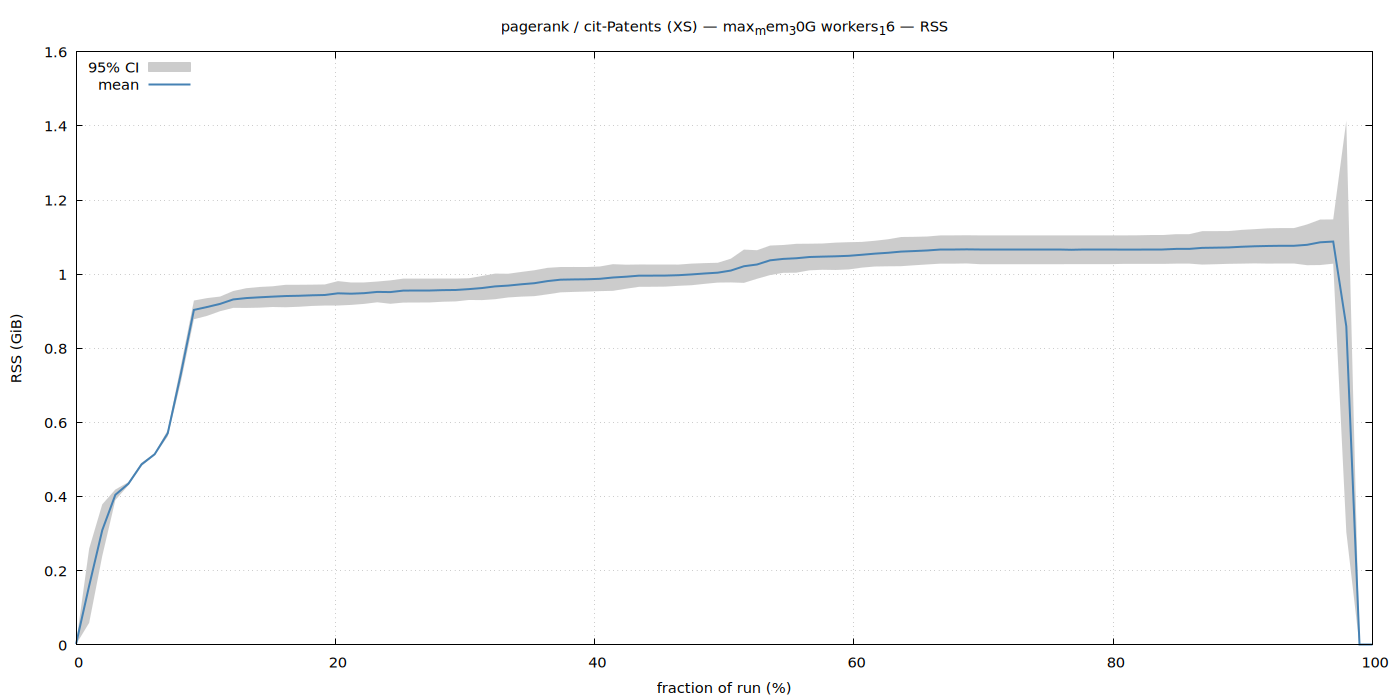

This chart was generated by the following gnuplot code:
set terminal pngcairo size 1400,700 enhanced font 'Sans,11'
set output '/home/ubuntu/nvm/gfrs/pagerank/XS/cit-Patents/max_mem_30G_workers_16/rss.png'
set title "pagerank / cit-Patents (XS) — max_mem_30G workers_16 — RSS"
set xlabel 'fraction of run (%)'
set ylabel 'RSS (GiB)'
set grid
set key top left
set yrange [0:*]
plot '/home/ubuntu/nvm/gfrs/pagerank/XS/cit-Patents/max_mem_30G_workers_16/rss.dat' using 1:3:4 with filledcurves lc rgb '#cccccc' title '95% CI', \
     '' using 1:2 with lines lw 2 lc rgb '#4682b4' title 'mean'
